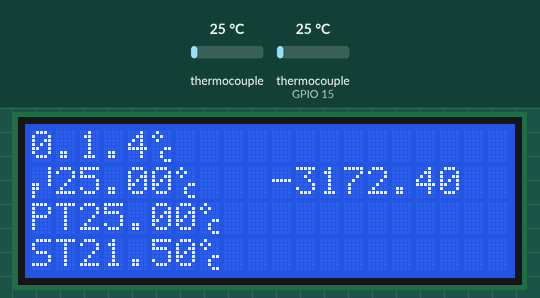
Recording of a sketch running on a simulated ESP8266 (NodeMCU). Shown: 20×4 character LCD. The inputs (shaded band) are chosen by the test bench; at power-on: thermocouple (sensor on GPIO 15) 25 °C, thermocouple 25 °C. WiFi joins after 1.5 s; servers stay silent unless stated.

Above: at 1.8 s.
1.9 s: thermocouple (sensor on GPIO 15) set to 6 °C
At 2.2 s:
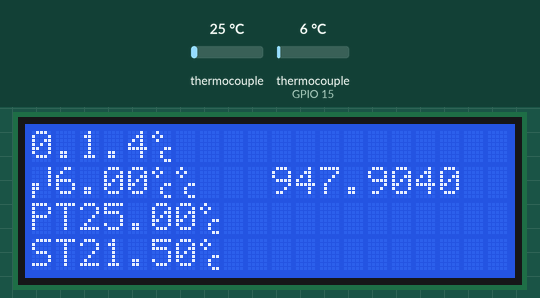
4.9 s: thermocouple (sensor on GPIO 15) set to 75 °C
At 5.28 s:
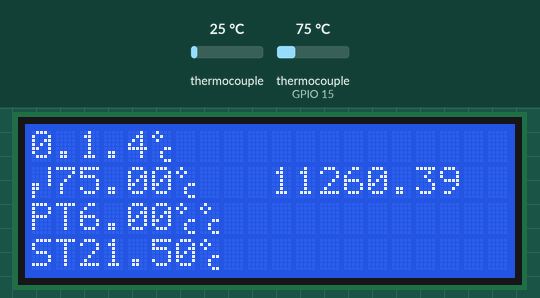
7.0 s: thermocouple (sensor on GPIO 15) set to 150 °C
At 19.51 s:
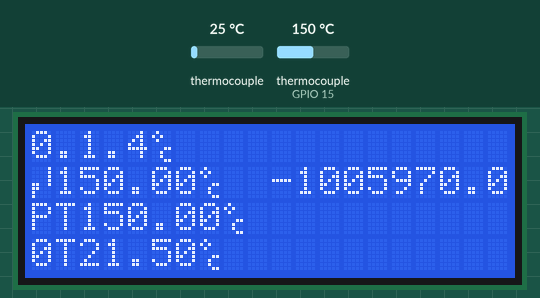
Timing chart, 0 to 21.0 s (numbered marks = the images above; inputs shaded):
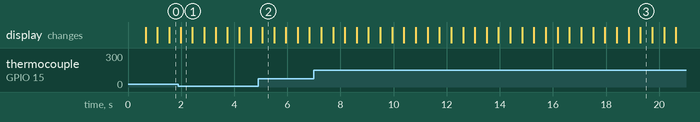

The sketch:

grillotron0.1.4.ino
```cpp
/*
 * Grillotron 0.1.4

 * probe, output and PID arrays created
* next up: data logging, simple PID algorithm, lid open output
* functions to update temperatures outside mainloop, functions to update / activate outputs
 */
//include i2c, include i2c lcd, include max6675 thermocouples, include ESP8266 wifi for server availability

#include <Wire.h> // Library for I2C communication
#include <LiquidCrystal_I2C.h> // Library for LCD
#include <max6675.h> // library for thermocouples
#include <ESP8266WiFi.h> //wifi library to serve data to apps

/*
 * create SPI pin standards
 */
const int CLKpin = 14;
const int DOpin = 13;
const String version = "0.1.4";
/*
 * define several arrays relating to probes and outputs
 * maxprobes and maxoutputs define max no of probes and outputs
 * probe and output indices are P1 = 0, etc. so just relate to elements
 * probeTypes is a bool : 0 = grate, 1=meat
 * probeTemps has three columns per probe; setTemp, currentTemp, pastTemp (last temperature measured) for purposes of PID / pid-like algorithm.
 * probetemps = float for precision
 * probePins has the CS pin for the MAX6675 associated CS pin (see above ints CLKpin and DOpin)
 * probeOutput allows us to associate output to probe, entailing that a probe stores associated output index number to allow update.
 * outPuttypes defined as int to allow more options. 0 (standard) = on/off fan
 * outputFreqs has two fields, currentFreq and pastFreq (to allow verification against last version)
 * outputFreqs = float for precision. Current assumptions: freq = speed/60 (PWM?)
 * indices should match as much as possible
 *
 */
const int maxprobes = 6; //easily used in for n = 0 to maxprobes-1
const int maxoutputs = 6; // easily used in for n = 0 to maxoutputs-1

/*
 * PROBES ARRAYS
 *
 */
//probe types (meat or grate) idea is to have target temps associated with type (i.e. 0 gives range of 100C to 400 C (smoker - grill) while 1 gives range of 48-95)
boolean probeTypes [maxprobes]; //defaults to all meat probes (0)
double probeTemps [maxprobes][3]; // settemp, currenttemp, pasttemp

int probePins [maxprobes]= {15}; //CS pins
int probeOutput [maxprobes]; //associated outputs

double probes [maxprobes][7]; // idea for probes array which has maxprobes rows and 6 columns: [n][CSpin, probeType,probeOutput, settemp, currenttemp, pasttemp, PID]
/*
 * OUTPUT ARRAYS
 * outputs still need to be mapped. need to examine PID ranges and map these to proper way to operate types of outputs
 * types of outputs: air pump, fan, others imaginable
 * outputFreqs currently has no specific function but could contain mapped values from PID
 */
int outputTypes [maxoutputs];
double outputFreqs [maxoutputs][2]; // allows particular factors to be applied
int outputPins [maxoutputs];

/*
 * PID associated with probes - i.e. a PID uses a probe and can then be mapped to an output
 * array used to allow multiple PIDs
 * PID[maxprobes number of rows][kp,ki,kd,p,i,d,output]
 */

double PID [maxprobes][7] = {1,0.1,0.05,0,0,0,0};
double correctionF = 0.0001; //correction factor to account for continuous input of fuel - increments slowly
unsigned long previousTime;

//LCD
int displayPos[maxprobes/2][3] = {{0,6,12},{1,2,3}};
//{{0,1},{0,2},{0,3}{6,1},{6,2},{6,3}}; //column and line positions per probe for display (should only use lines 1-3 and reserve 0 for system status / scroll
LiquidCrystal_I2C lcd = LiquidCrystal_I2C(0x27, 20, 4);

/*
 * lidOpen boolean and timeSincelidOpen exist to ensure outputs are not turned on in case temperature spikes / drops occur within 5 min from lid opening and closing
 *
 */
boolean lidOpen; //false / true, if true update output should be 0.
unsigned long timeSincelidOpen[2]; // timer for lid open. wait at least 5 min. before restarting outputs following lid open. Value [0]= actual time value [1] = delta

/*
 *  LCD supports custom characters
 */
//custom characters for lcd
//degrees c symbol
byte degC[] = {
  B01000,
  B10100,
  B01000,
  B00000,
  B00011,
  B00100,
  B00100,
  B00011
};
byte degF[] = {
  B01000,
  B10100,
  B01000,
  B00000,
  B00111,
  B00100,
  B00110,
  B00100
};
// probe identifiers (max 6 probes currently but theoretically unlimited)
byte p1[] = {
  B00001,
  B00001,
  B00001,
  B00001,
  B11001,
  B11000,
  B10000,
  B10000
};
byte p2[] = {
  B00011,
  B00001,
  B00011,
  B00010,
  B11011,
  B11000,
  B10000,
  B10000
};
byte p3[] = {
  B00011,
  B00001,
  B00011,
  B00001,
  B11011,
  B11000,
  B10000,
  B10000
};
byte p4[] = {
  B00010,
  B00010,
  B00011,
  B00001,
  B11001,
  B11000,
  B10000,
  B10000
};
byte p5[] = {
  B00011,
  B00010,
  B00011,
  B00001,
  B11011,
  B11000,
  B10000,
  B10000
};

byte p6[] = {
  B00011,
  B00010,
  B00011,
  B00011,
  B11011,
  B11000,
  B10000,
  B10000
};
/*
 * Main declarations etc. and instantiating classes
 */

WiFiServer server(80);

// create MAX6675 objects
//int probes[maxprobes];
//*MAX6675 probe[maxprobes]={MAX6675(CLKpin, probePins[0],DOpin)},{MAX6675(CLKpin, probePins[0],DOpin)},{MAX6675(CLKpin, probePins[0],DOpin)},{MAX6675(CLKpin, probePins[0],DOpin)},{MAX6675(CLKpin, probePins[0],DOpin)},{MAX6675(CLKpin, probePins[0],DOpin)};
//MAX6675 TCa= MAX6675(CLKpin, probePins[0], DOpin);
MAX6675 probe[]= {MAX6675(CLKpin, probePins[0], DOpin),MAX6675(CLKpin, probePins[0], DOpin)};//manually declare them all.

void setup() {
  // Initiate the LCD:
  lcd.init();
  lcd.backlight();
  delay(500);
//init probes at default
  probeTemps[0][0]=21.5;


//create custom chars
//degreeC icon, fan icon (show fan status), probes 1-5 (subscript p, superscript number) and flame icon

  lcd.createChar(0, p1);
  lcd.createChar(1, p2);
  lcd.createChar(2, p3);
  lcd.createChar(3, p4);
  lcd.createChar(4, p5);
  lcd.createChar(5, p6);
  lcd.createChar(6, degF);
  lcd.createChar(7, degC);

//setup wifi connection
  WiFi.hostname("Grillotron");
  WiFi.begin("ZiggoA7725", "ncf3WspTLqEH");


}

void loop() {

  //call updates for temperature, PID and output updates
  tempUpdate();
  PIDupdate();
  //call screen update
  displayUpdate();
  //delay updates
  delay(400);
}

void tempUpdate(){

  for (int n = 0; n<maxprobes; n++){
    // update pasttemp array space to last known currenttemp
    probeTemps[n][2]=probeTemps[n][1];
    //update currenttemp
    probeTemps[n][1]=probe[n].readCelsius();
  }
}
void outputUpdate(){
  if (lidOpen=0){
    for (int n=0; n<maxoutputs; n++){
    }

  }
}
void PIDupdate(){
 unsigned long currentTime = millis();
 unsigned long elapsedTime = currentTime-previousTime;
 previousTime = currentTime;

    for (int n=0; n<maxprobes; n++){
    //P
    PID[0][3] = probeTemps[0][0]-probeTemps[0][1];
    //I
    PID[0][4] += PID[0][3] * elapsedTime;
    //D
    PID[0][5] = (PID[0][3]- (probeTemps[0][0]-probeTemps[0][2]))/elapsedTime;

    //compute PID output factor
    PID[0][6]= PID[0][0]*PID[0][3] + PID[0][1]*PID[0][4] + PID[0][2]*PID[0][5];
    //n]=op;//*(1-correctionF);
    //correctionF=correctionF+0.0001;

    }
}

void displayUpdate(){

  lcd.setCursor(0,0);
  lcd.print (version);
  lcd.write (7);
  // print probe temps
  //probe 1
  lcd.setCursor(0, 1); // Set the cursor on the first column and first row.
  lcd.write (0);
   lcd.print(probeTemps[0][1]);
  lcd.write(7);
  lcd.setCursor(0,2);
  lcd.print ("PT");
  lcd.print (probeTemps[0][2]);
  lcd.write(7);
  lcd.setCursor (0,3);
  lcd.print ("ST");
  lcd.print (probeTemps[0][0]);
  lcd.write(7);
  lcd.setCursor (10,1);
  lcd.print (PID[0][6]);
  //targettemp
}
```

Measured:
- after the input at 1.9 s, the display: changes after 0.09 s (image 1)
- after the input at 4.9 s, the display: changes after 0.16 s (image 2)
- what the display in image 1 shows lasts 0.4 s, from 2.0 s to 2.4 s
